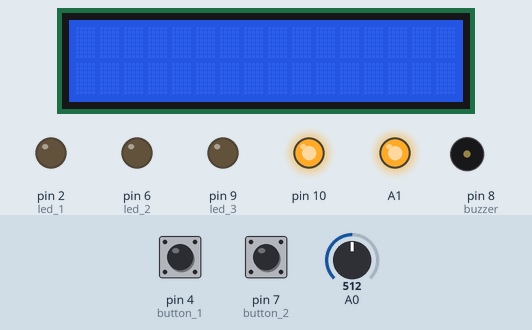
Recording of a sketch running on a simulated Arduino Uno, built with avr-gcc and run on an emulated ATmega328P. On the bench: 16×2 character LCD, output pins drawn as LEDs (lit = HIGH), buzzer (waves = sounding, pin HIGH). Dashed ring = blinking. Inputs (shaded band) come from the test bench; at power-on: pin 4 (button_1) HIGH, pin 7 (button_2) HIGH, A0 = 512. Random numbers use the default seed unless the sketch sets one; pins used as bus, display or sensor lines are not drawn.

Above: at 1.2 s.
1.3 s: pin 4 (button_1) pulsed LOW 5 times (0.12 s each, 0.3 s apart)
At 3.5 s:
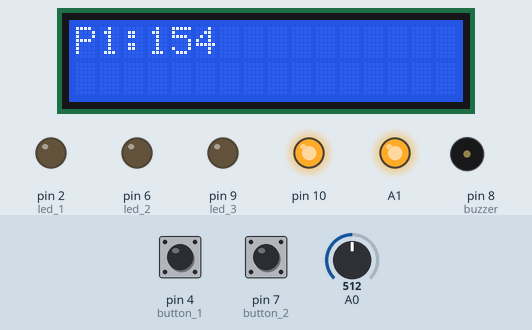
4.3 s: pin 7 (button_2) pulled LOW for 0.15 s
At 4.31 s:
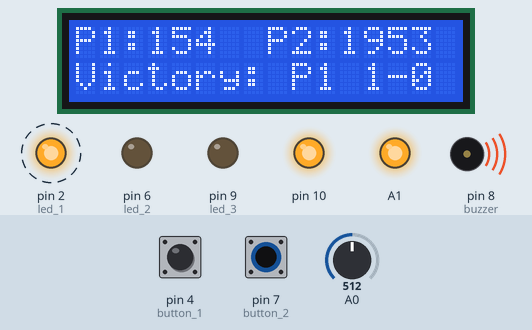
At 6.5 s:
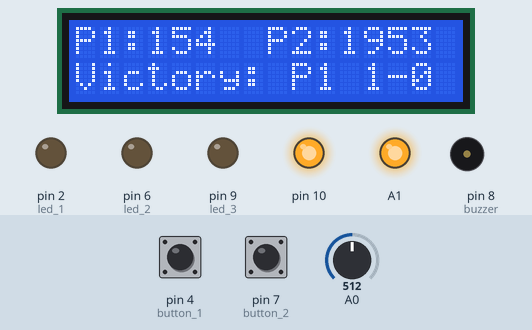
Timing chart, 0 to 11.1 s (numbered marks = the images above; inputs shaded):
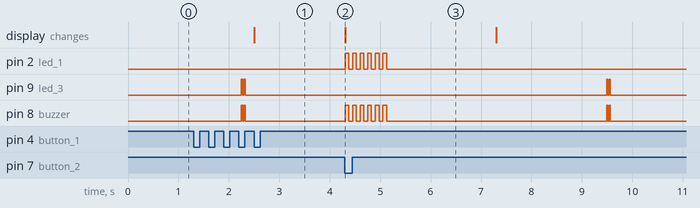

Measured:
- after the input at 1.3 s, the display: changes after 1.2 s (image 1)
- after the input at 4.3 s, pin 2 (led_1): alternates HIGH for 0.08 s and LOW for 0.08 s, 12 changes in all, then stays LOW, starting at once; pin 9 (led_3): alternates HIGH for 0.03 s and LOW for 0.03 s, 4 changes in all, then stays LOW, starting after 5.2 s
- by itself, pin 9 (led_3), pin 8 (buzzer): alternates HIGH for 0.03 s and LOW for 0.03 s, 4 changes in all, then stays LOW

The sketch:

Reaction_time_game.ino
```cpp
#include <LiquidCrystal.h>

// Create LCD object: (RS, E, D4, D5, D6, D7)
LiquidCrystal lcd(3, 5, A5, A4, A3, A2);

int led_1 = 2;
int button_1 = 4;

int led_2 = 6;
int button_2 = 7;

int led_3 = 9;
int power = 13;
int buzzer = 8;

unsigned long wait_time;
int previous_state_1 = HIGH;
int previous_state_2 = HIGH;

unsigned long reaction_time_1;
unsigned long reaction_time_2;

unsigned long press_time_1;
unsigned long press_time_2;

bool button_pressed_1 = false;
bool button_pressed_2 = false;

int total_rounds = 5;
int current_round = 1;

bool start_led_flash = false;
bool press_permission = false;

int score_player_1 = 0;
int score_player_2 = 0;

const int MIN_REACTION_TIME = 30;  // Ignore reaction times below this

void setup() {
  Serial.begin(9600);

  pinMode(button_1, INPUT_PULLUP);
  pinMode(led_1, OUTPUT);

  pinMode(button_2, INPUT_PULLUP);
  pinMode(led_2, OUTPUT);

  pinMode(power, OUTPUT);
  digitalWrite(power, HIGH);

  pinMode(A1, OUTPUT);
  digitalWrite(A1, HIGH);

  pinMode(10, OUTPUT);
  digitalWrite(10, HIGH);

  lcd.begin(16, 2);
}

void loop() {
  if (current_round <= total_rounds) {
    int current_state_1 = digitalRead(button_1);
    int current_state_2 = digitalRead(button_2);

    if (!start_led_flash) {
      randomSeed(analogRead(A0));
      delay(random(1000, 4000));

      pinMode(led_3, OUTPUT);
      pinMode(buzzer, OUTPUT);

      for (int i = 0; i < 2; i++) {
        digitalWrite(buzzer, HIGH);
        digitalWrite(led_3, HIGH);
        delay(25);
        digitalWrite(led_3, LOW);
        digitalWrite(buzzer, LOW);
        delay(25);
      }

      wait_time = millis();
      press_permission = true;
      start_led_flash = true;
    }

    // Register player 1
    if (press_permission && !button_pressed_1 && previous_state_1 == HIGH && current_state_1 == LOW) {
      press_time_1 = millis();
      reaction_time_1 = press_time_1 - wait_time;
      if (reaction_time_1 >= MIN_REACTION_TIME) {
        lcd.setCursor(0, 0);
        lcd.print("P1:");
        lcd.print(reaction_time_1);
        button_pressed_1 = true;
      }
    }

    // Register player 2
    if (press_permission && !button_pressed_2 && previous_state_2 == HIGH && current_state_2 == LOW) {
      press_time_2 = millis();
      reaction_time_2 = press_time_2 - wait_time;
      if (reaction_time_2 >= MIN_REACTION_TIME) {
        lcd.setCursor(8, 0);
        lcd.print("P2:");
        lcd.print(reaction_time_2);
        button_pressed_2 = true;
      }
    }

    if (button_pressed_1 && button_pressed_2) {
      digitalWrite(led_1, LOW);
      digitalWrite(led_2, LOW);

      if (reaction_time_1 < reaction_time_2) {
        score_player_1++;
        lcd.setCursor(0, 1);
        lcd.print("Victory: P1");
        lcd.setCursor(12, 1);
        lcd.print(score_player_1);
        lcd.print("-");
        lcd.print(score_player_2);

        for (int i = 0; i < 6; i++) {
          digitalWrite(led_1, HIGH);
          digitalWrite(buzzer, HIGH);
          delay(75);
          digitalWrite(led_1, LOW);
          digitalWrite(buzzer, LOW);
          delay(75);
        }
      } else if (reaction_time_2 < reaction_time_1) {
        score_player_2++;
        lcd.setCursor(0, 1);
        lcd.print("Victory: P2");
        lcd.setCursor(12, 1);
        lcd.print(score_player_1);
        lcd.print("-");
        lcd.print(score_player_2);

        for (int i = 0; i < 6; i++) {
          digitalWrite(led_2, HIGH);
          digitalWrite(buzzer, HIGH);
          delay(75);
          digitalWrite(led_2, LOW);
          digitalWrite(buzzer, LOW);
          delay(75);
        }
      }

      if (current_round == total_rounds) {
        lcd.clear();
        lcd.setCursor(0, 0);

        if (score_player_1 > score_player_2) {
          lcd.print("Winner: P1");
          lcd.setCursor(0, 1);
          lcd.print("Score: ");
          lcd.print(score_player_1);
          lcd.print("-");
          lcd.print(score_player_2);
          delay(5000);
        } else if (score_player_2 > score_player_1) {
          lcd.print("Winner: P2");
          lcd.setCursor(0, 1);
          lcd.print("Score: ");
          lcd.print(score_player_2);
          lcd.print("-");
          lcd.print(score_player_1);
          delay(5000);
        } else {
          lcd.print("Draw");
        }
      }

      // Reset for next round
      reaction_time_1 = 0;
      reaction_time_2 = 0;
      press_time_1 = 0;
      press_time_2 = 0;
      button_pressed_1 = false;
      button_pressed_2 = false;
      previous_state_1 = HIGH;
      previous_state_2 = HIGH;
      press_permission = false;
      start_led_flash = false;
      delay(2100);
      lcd.clear();
      current_round++;
    }

    previous_state_1 = current_state_1;
    previous_state_2 = current_state_2;
  }
}
```
